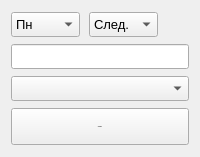
             <widget class="QWidget" name="Add">
              <attribute name="title">
               <string>Добавить</string>
              </attribute>
              <layout class="QVBoxLayout" name="verticalLayout_5">
               <item>
                <widget class="QWidget" name="combo1" native="true">
                 <property name="minimumSize">
                  <size>
                   <width>148</width>
                   <height>30</height>
                  </size>
                 </property>
                 <layout class="QHBoxLayout" name="horizontalLayout">
                  <property name="spacing">
                   <number>9</number>
                  </property>
                  <property name="sizeConstraint">
                   <enum>QLayout::SetFixedSize</enum>
                  </property>
                  <property name="leftMargin">
                   <number>0</number>
                  </property>
                  <property name="topMargin">
                   <number>0</number>
                  </property>
                  <property name="rightMargin">
                   <number>0</number>
                  </property>
                  <property name="bottomMargin">
                   <number>0</number>
                  </property>
                  <item>
                   <widget class="QComboBox" name="weekday1">
                    <property name="minimumSize">
                     <size>
                      <width>69</width>
                      <height>25</height>
                     </size>
                    </property>
                    <property name="font">
                     <font>
                      <pointsize>10</pointsize>
                     </font>
                    </property>
                    <item>
                     <property name="text">
                      <string>Пн</string>
                     </property>
                    </item>
                    <item>
                     <property name="text">
                      <string>Вт</string>
                     </property>
                    </item>
                    <item>
                     <property name="text">
                      <string>Ср</string>
                     </property>
                    </item>
                    <item>
                     <property name="text">
                      <string>Чт</string>
                     </property>
                    </item>
                    <item>
                     <property name="text">
                      <string>Пт</string>
                     </property>
                    </item>
                    <item>
                     <property name="text">
                      <string>Сб</string>
                     </property>
                    </item>
                   </widget>
                  </item>
                  <item>
                   <widget class="QComboBox" name="object1">
                    <property name="minimumSize">
                     <size>
                      <width>69</width>
                      <height>25</height>
                     </size>
                    </property>
                    <property name="font">
                     <font>
                      <pointsize>10</pointsize>
                     </font>
                    </property>
                    <item>
                     <property name="text">
                      <string>След.</string>
                     </property>
                    </item>
                    <item>
                     <property name="text">
                      <string>1</string>
                     </property>
                    </item>
                    <item>
                     <property name="text">
                      <string>2</string>
                     </property>
                    </item>
                    <item>
                     <property name="text">
                      <string>3</string>
                     </property>
                    </item>
                    <item>
                     <property name="text">
                      <string>4</string>
                     </property>
                    </item>
                    <item>
                     <property name="text">
                      <string>5</string>
                     </property>
                    </item>
                    <item>
                     <property name="text">
                      <string>6</string>
                     </property>
                    </item>
                    <item>
                     <property name="text">
                      <string>7</string>
                     </property>
                    </item>
                    <item>
                     <property name="text">
                      <string>8</string>
                     </property>
                    </item>
                   </widget>
                  </item>
                 </layout>
                </widget>
               </item>
               <item>
                <widget class="QLineEdit" name="add_line">
                 <property name="minimumSize">
                  <size>
                   <width>0</width>
                   <height>25</height>
                  </size>
                 </property>
                 <property name="font">
                  <font>
                   <pointsize>10</pointsize>
                  </font>
                 </property>
                </widget>
               </item>
               <item>
                <widget class="QComboBox" name="choose_obj1">
                 <property name="minimumSize">
                  <size>
                   <width>0</width>
                   <height>25</height>
                  </size>
                 </property>
                 <property name="font">
                  <font>
                   <pointsize>10</pointsize>
                  </font>
                 </property>
                </widget>
               </item>
               <item>
                <widget class="QPushButton" name="add_but">
                 <property name="minimumSize">
                  <size>
                   <width>0</width>
                   <height>37</height>
                  </size>
                 </property>
                 <property name="font">
                  <font>
                   <pointsize>-1</pointsize>
                   <weight>50</weight>
                   <bold>false</bold>
                  </font>
                 </property>
                 <property name="styleSheet">
                  <string notr="true">QPushButton {
    padding:10px;
    color: #ffffff;
    font-size: 18px;
    border-radius: 10px;
    border: 1px solid #3873d9;
    background-color: white;
	box-shadow: 0 0 10px rgb(0, 0, 0);\n
	transition: all 1s;
}

QPushButton:hover{
	background-color: rgb(171, 211, 247);
	effect = QtWidgets.QGraphicsDropShadowEffect(QPushButton)
	effect.setOffset(0, 0)
	effect.setBlurRadius(20)
	effect.setColor(QColor(57, 219, 255))
	QPushButton.setGraphicsEffect(effect)
}</string>
                 </property>
                 <property name="text">
                  <string>Обновить</string>
                 </property>
                </widget>
               </item>
              </layout>
             </widget>
